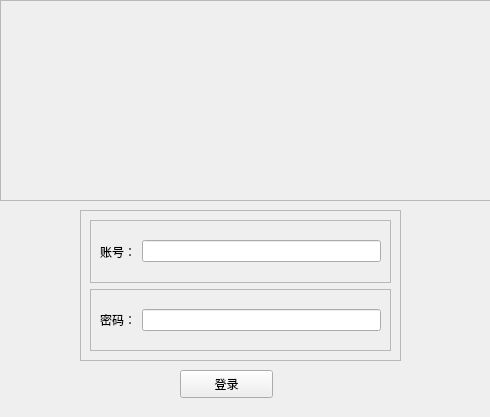
<?xml version="1.0" encoding="UTF-8"?>
<ui version="4.0">
 <class>login</class>
 <widget class="QWidget" name="login">
  <property name="geometry">
   <rect>
    <x>0</x>
    <y>0</y>
    <width>490</width>
    <height>417</height>
   </rect>
  </property>
  <property name="windowTitle">
   <string>Form</string>
  </property>
  <widget class="QFrame" name="frame">
   <property name="geometry">
    <rect>
     <x>0</x>
     <y>0</y>
     <width>671</width>
     <height>201</height>
    </rect>
   </property>
   <property name="styleSheet">
    <string notr="true">background-image: url(:/imge/beijingtu.jpeg);</string>
   </property>
   <property name="frameShape">
    <enum>QFrame::StyledPanel</enum>
   </property>
   <property name="frameShadow">
    <enum>QFrame::Raised</enum>
   </property>
  </widget>
  <widget class="QFrame" name="frame_2">
   <property name="geometry">
    <rect>
     <x>80</x>
     <y>210</y>
     <width>321</width>
     <height>151</height>
    </rect>
   </property>
   <property name="frameShape">
    <enum>QFrame::StyledPanel</enum>
   </property>
   <property name="frameShadow">
    <enum>QFrame::Raised</enum>
   </property>
   <layout class="QVBoxLayout" name="verticalLayout">
    <item>
     <widget class="QFrame" name="frame_3">
      <property name="frameShape">
       <enum>QFrame::StyledPanel</enum>
      </property>
      <property name="frameShadow">
       <enum>QFrame::Raised</enum>
      </property>
      <layout class="QHBoxLayout" name="horizontalLayout">
       <item>
        <widget class="QLabel" name="label">
         <property name="text">
          <string>账号：</string>
         </property>
        </widget>
       </item>
       <item>
        <widget class="QLineEdit" name="lineEdit"/>
       </item>
      </layout>
     </widget>
    </item>
    <item>
     <widget class="QFrame" name="frame_4">
      <property name="frameShape">
       <enum>QFrame::StyledPanel</enum>
      </property>
      <property name="frameShadow">
       <enum>QFrame::Raised</enum>
      </property>
      <layout class="QHBoxLayout" name="horizontalLayout_2">
       <item>
        <widget class="QLabel" name="label_3">
         <property name="text">
          <string>密码：</string>
         </property>
        </widget>
       </item>
       <item>
        <widget class="QLineEdit" name="lineEdit_3"/>
       </item>
      </layout>
     </widget>
    </item>
   </layout>
  </widget>
  <widget class="QPushButton" name="pushButton">
   <property name="geometry">
    <rect>
     <x>180</x>
     <y>370</y>
     <width>93</width>
     <height>28</height>
    </rect>
   </property>
   <property name="text">
    <string>登录</string>
   </property>
  </widget>
 </widget>
 <resources/>
 <connections/>
</ui>
